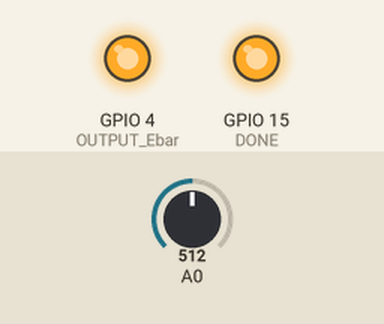
A program run on a simulated ESP8266 (Wemos D1 mini). On the bench: output pins drawn as LEDs (lit = HIGH). Inputs (shaded band) come from the test bench; at power-on: A0 = 512. Pins used as bus, display or sensor lines are not drawn.

Above: at 0.1 s.
Timing chart, 0 to 1.6 s (numbered marks = the images above):
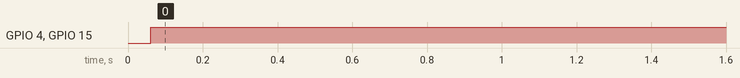

Measured:
- by itself, GPIO 4 (OUTPUT_Ebar): LOW → HIGH at 0.06 s
- by itself, GPIO 15 (DONE): LOW → HIGH at 0.07 s

The program:

main.cpp
```cpp
#include <Arduino.h>
#include <ArduinoJson.h>

#ifdef ESP32
#include <WiFi.h>
#include <esp_now.h>
#else
#include <ESP8266WiFi.h>
#include <espnow.h>
#endif

#define moisture_max 0.80
#define moisture_min 0.30

// Uncomment to get debug prints, both serial and ESP-Now
// #define DEBUG_FLAG

// Selectors
#define S0 14 // GPIO14
#define S1 12 // GPIO12
#define S2 13 // GPIO13

// Misc Pins (Power, Enable and analog pin)
#define MOISTURE_VCC 00 // GPIO0
#define OUTPUT_VCC 05   // GPIO5
#define OUTPUT_Ebar 04  // GPIO4
#define DONE 15         // GPIO15
#define ADC_PIN 0       // A0
// #define LED_BUILTIN 02  // D4

#define GROUP_ID 855544
uint8_t broadcastAddress[] = {0x24, 0xA1, 0x60, 0x3A, 0xD1, 0xD1};

// Globals Internal
StaticJsonDocument<256> doc;

uint8_t macAddr_int[6];
char macAddr[18];

// -----------------
// --- FUNCTIONS ---
// -----------------

// Callback when data is sent

void gotoSleep()
{
#ifdef DEBUG_FLAG
    long currentmillis = millis(); // get the  current milliseconds from arduino
    // report milliseconds
    Serial.print("Total milliseconds running: ");
    Serial.println(currentmillis);
#endif

    delay(5);
    digitalWrite(DONE, HIGH);
    // ESP.deepSleep(3.6e9); // deep sleep
}

void onDataSent(uint8_t *mac_addr, uint8_t sendStatus)
{
#ifdef DEBUG_FLAG
    Serial.print("sendStatus: ");
    Serial.println(sendStatus);
    if (sendStatus == 0)
    {
        // this might do something illegal, something crashed the ESP and now it doesnt
        // char mac_recv[18];
        // sprintf(mac_recv, "%02X%02X%02X%02X%02X%02X", mac_addr[0], mac_addr[1], mac_addr[2], mac_addr[3], mac_addr[4], mac_addr[5]);

        // Serial.print("Mac addr of recipient: ");
        // Serial.print(mac_recv);
        // String msgStr;
        // serializeJson(doc, msgStr);
        // Serial.print(" status: ");
        // Serial.print(msgStr);
        // Serial.println();
    }
    else
    {
        Serial.println("Delivery fail");
    }
#endif

    gotoSleep();
}

void sendReading()
{
    String msgStr;
    StaticJsonDocument<256> msgJson;

    msgJson["group_id"] = GROUP_ID;
    sprintf(macAddr, "%02X%02X%02X%02X%02X%02X", macAddr_int[0], macAddr_int[1], macAddr_int[2], macAddr_int[3], macAddr_int[4], macAddr_int[5]);
    msgJson["mac"] = macAddr;
    msgJson["data"] = doc;
    msgJson["uptime"] = millis();

    serializeJson(msgJson, msgStr);
#ifdef DEBUG_FLAG

    Serial.println("Sending message:");
    Serial.println(msgStr.length());
    Serial.println(msgStr);
#endif

    esp_now_send(broadcastAddress, (uint8_t *)msgStr.c_str(), msgStr.length()); // max size is 256
}

void newReading()
{

// TURN ON
#ifdef DEBUG_FLAG
    String debug = "New\n";
    Serial.println("New read...");
#endif
    digitalWrite(OUTPUT_VCC, HIGH);
    digitalWrite(OUTPUT_Ebar, LOW);
    delay(50);

    // FIRST READ
    digitalWrite(S0, LOW);
    float battery_raw = analogRead(ADC_PIN) / 1024.f;
#ifdef DEBUG_FLAG
    debug += "b_raw: " + String(battery_raw) + "\n";
    Serial.print("Voltage measured: ");
    Serial.println(battery_raw);
#endif
    battery_raw = battery_raw * 5;
    /*
    - 0.655 -> 3.34
    - 0.650 -> 3.32
    - 0.633 -> 3.24
    - 0.616 -> 3.17
    */
#ifdef DEBUG_FLAG
    debug += "b_calc " + String(battery_raw) + "\n";
    Serial.print("Voltage val: ");
    Serial.println(battery_raw);
#endif
    delay(10);

    // SECOND READ
    digitalWrite(S0, HIGH);
    float moisture_raw = analogRead(ADC_PIN) / 1024.f;
#ifdef DEBUG_FLAG
    debug += "m_raw " + String(moisture_raw) + "\n";
    Serial.print("Moisture measured: ");
    Serial.println(moisture_raw);
#endif
    int moisture_calculated = map(moisture_raw * 100, moisture_max * 100, moisture_min * 100, 0, 100);
#ifdef DEBUG_FLAG
    debug += "m_calc: " + String(moisture_calculated) + " (raw*100: " + String(long(moisture_raw * 100)) + " min*100: " + String(long(moisture_min * 100)) + ", max*100: " + String(long(moisture_max * 100)) + ", 0 -> 100)\n";
    Serial.print("Mapped moisture val: ");
    Serial.println(moisture_calculated);
#endif
    // TURN OFF
    digitalWrite(MOISTURE_VCC, LOW);
    digitalWrite(OUTPUT_Ebar, HIGH);
    digitalWrite(OUTPUT_VCC, LOW);
#ifdef DEBUG_FLAG
    debug += "Done.\n------\n";
    Serial.println("-------");
    doc["debug"] = debug;
#endif
    doc["battery"] = battery_raw;
    doc["moisture"] = moisture_calculated;
}

// -----------------
// --- Main Setup --
// -----------------

void setup()
{
#ifdef DEBUG_FLAG
    Serial.begin(115200);
    delay(10);
    Serial.println("---- New Run ----");
#endif
    pinMode(MOISTURE_VCC, OUTPUT); // moisture vcc
    pinMode(OUTPUT_VCC, OUTPUT);   // VCC
    pinMode(OUTPUT_Ebar, OUTPUT);  // Enable
    pinMode(DONE, OUTPUT);         // Done

    pinMode(S0, OUTPUT); // S0
    pinMode(S1, OUTPUT); // S1
    pinMode(S2, OUTPUT); // S2

    digitalWrite(MOISTURE_VCC, HIGH);
    digitalWrite(OUTPUT_VCC, HIGH);
    digitalWrite(OUTPUT_Ebar, LOW);
    digitalWrite(DONE, LOW);

    digitalWrite(S0, LOW);
    digitalWrite(S1, LOW);
    digitalWrite(S2, LOW);

    WiFi.mode(WIFI_STA);
    if (esp_now_init() != 0)
    {
#ifdef DEBUG_FLAG
        Serial.println("Error initializing ESP-NOW, restarting");
#endif
        delay(1000);
        ESP.restart();
    }
    esp_now_set_self_role(ESP_NOW_ROLE_CONTROLLER);
    esp_now_register_send_cb(onDataSent);
    esp_now_add_peer(broadcastAddress, ESP_NOW_ROLE_SLAVE, 1, NULL, 0);

    WiFi.macAddress(macAddr_int);
    sprintf(macAddr, "%02X%02X%02X%02X%02X%02X", macAddr_int[0], macAddr_int[1], macAddr_int[2], macAddr_int[3], macAddr_int[4], macAddr_int[5]);
}

bool sent = false;
void loop()
{
    if (!sent)
    {
        newReading();
        sendReading(); // send initial state when booted
        sent = true;
    }
}
```
